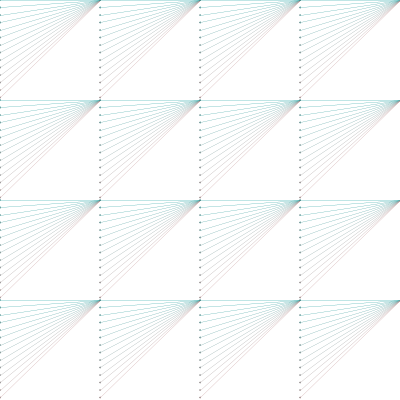
Frame 1 (no input)
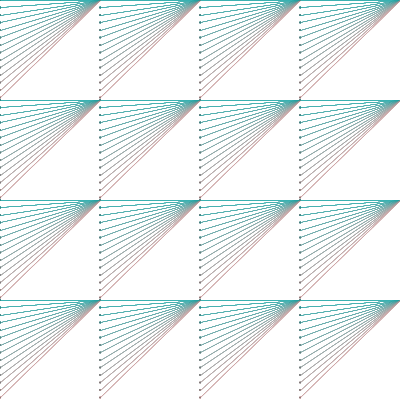
Frame 60 (the mouse pressed at the canvas centre just before this capture)
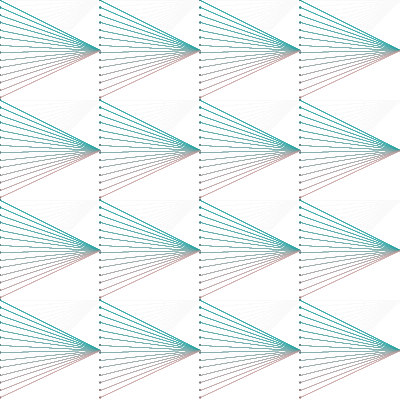
Frame 120 (the mouse held since frame 60 and released just before this capture)

The Processing sketch that drew these frames (run headless with seeded random() and noise(); from frame 60 on, the mouse is pressed at the canvas centre):

// Processing sketch: processing_59417
// ── processing_59417.pde

int x=500;
  float r = random(200,300);

void setup()
{
 size(400,400);
background(255);
smooth();


  
  }
  
  void draw()
  {
    



  
fill(255,25);
noStroke();
rect(0,0,400,400);


for (int l=0; l<=1200; l = l+400){
for (int k=0; k<=1200; k = k+400){
pushMatrix();
scale(.25,.25);
translate(0+k,0+l);
    for (int j=0; j<=400; j=j+30){
    x=x-j;
    stroke(j/2,150,150);
   
    line(0,j,400,mouseY);
    fill(90);
    ellipse(0,j,5,5);
   
  }

popMatrix();
}
}


    
  }
